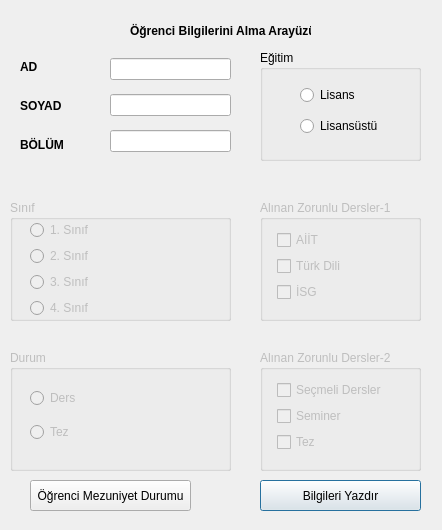
<?xml version="1.0" encoding="UTF-8"?>
<ui version="4.0">
 <class>Dialog</class>
 <widget class="QDialog" name="Dialog">
  <property name="geometry">
   <rect>
    <x>0</x>
    <y>0</y>
    <width>442</width>
    <height>530</height>
   </rect>
  </property>
  <property name="windowTitle">
   <string>Dialog</string>
  </property>
  <widget class="QLabel" name="label_Baslik">
   <property name="geometry">
    <rect>
     <x>130</x>
     <y>20</y>
     <width>181</width>
     <height>21</height>
    </rect>
   </property>
   <property name="palette">
    <palette>
     <active>
      <colorrole role="WindowText">
       <brush brushstyle="SolidPattern">
        <color alpha="255">
         <red>255</red>
         <green>0</green>
         <blue>0</blue>
        </color>
       </brush>
      </colorrole>
      <colorrole role="Text">
       <brush brushstyle="SolidPattern">
        <color alpha="255">
         <red>255</red>
         <green>0</green>
         <blue>0</blue>
        </color>
       </brush>
      </colorrole>
     </active>
     <inactive>
      <colorrole role="WindowText">
       <brush brushstyle="SolidPattern">
        <color alpha="255">
         <red>0</red>
         <green>0</green>
         <blue>0</blue>
        </color>
       </brush>
      </colorrole>
      <colorrole role="Text">
       <brush brushstyle="SolidPattern">
        <color alpha="255">
         <red>0</red>
         <green>0</green>
         <blue>0</blue>
        </color>
       </brush>
      </colorrole>
     </inactive>
     <disabled>
      <colorrole role="WindowText">
       <brush brushstyle="SolidPattern">
        <color alpha="255">
         <red>120</red>
         <green>120</green>
         <blue>120</blue>
        </color>
       </brush>
      </colorrole>
      <colorrole role="Text">
       <brush brushstyle="SolidPattern">
        <color alpha="255">
         <red>120</red>
         <green>120</green>
         <blue>120</blue>
        </color>
       </brush>
      </colorrole>
     </disabled>
    </palette>
   </property>
   <property name="font">
    <font>
     <bold>true</bold>
    </font>
   </property>
   <property name="text">
    <string>Öğrenci Bilgilerini Alma Arayüzü</string>
   </property>
  </widget>
  <widget class="QGroupBox" name="groupBox_Egitim">
   <property name="geometry">
    <rect>
     <x>260</x>
     <y>50</y>
     <width>161</width>
     <height>111</height>
    </rect>
   </property>
   <property name="title">
    <string>Eğitim</string>
   </property>
   <widget class="QWidget" name="layoutWidget">
    <property name="geometry">
     <rect>
      <x>40</x>
      <y>30</y>
      <width>81</width>
      <height>61</height>
     </rect>
    </property>
    <layout class="QVBoxLayout" name="verticalLayout_3">
     <item>
      <widget class="QRadioButton" name="radioButton_Lisans">
       <property name="text">
        <string>Lisans</string>
       </property>
      </widget>
     </item>
     <item>
      <widget class="QRadioButton" name="radioButton_Lisansustu">
       <property name="text">
        <string>Lisansüstü</string>
       </property>
      </widget>
     </item>
    </layout>
   </widget>
  </widget>
  <widget class="QGroupBox" name="groupBox_Sinif">
   <property name="enabled">
    <bool>false</bool>
   </property>
   <property name="geometry">
    <rect>
     <x>10</x>
     <y>200</y>
     <width>221</width>
     <height>121</height>
    </rect>
   </property>
   <property name="title">
    <string>Sınıf</string>
   </property>
   <widget class="QWidget" name="layoutWidget">
    <property name="geometry">
     <rect>
      <x>20</x>
      <y>20</y>
      <width>91</width>
      <height>100</height>
     </rect>
    </property>
    <layout class="QVBoxLayout" name="verticalLayout_6">
     <item>
      <widget class="QRadioButton" name="radioButton_1_Sinif">
       <property name="text">
        <string>1. Sınıf</string>
       </property>
      </widget>
     </item>
     <item>
      <widget class="QRadioButton" name="radioButton_2_Sinif">
       <property name="text">
        <string>2. Sınıf</string>
       </property>
      </widget>
     </item>
     <item>
      <widget class="QRadioButton" name="radioButton_3_Sinif">
       <property name="text">
        <string>3. Sınıf</string>
       </property>
      </widget>
     </item>
     <item>
      <widget class="QRadioButton" name="radioButton_4_Sinif">
       <property name="text">
        <string>4. Sınıf</string>
       </property>
      </widget>
     </item>
    </layout>
   </widget>
  </widget>
  <widget class="QGroupBox" name="groupBox_Durum">
   <property name="enabled">
    <bool>false</bool>
   </property>
   <property name="geometry">
    <rect>
     <x>10</x>
     <y>350</y>
     <width>221</width>
     <height>121</height>
    </rect>
   </property>
   <property name="title">
    <string>Durum</string>
   </property>
   <widget class="QWidget" name="layoutWidget">
    <property name="geometry">
     <rect>
      <x>20</x>
      <y>30</y>
      <width>101</width>
      <height>71</height>
     </rect>
    </property>
    <layout class="QVBoxLayout" name="verticalLayout_5">
     <item>
      <widget class="QRadioButton" name="radioButton_Ders">
       <property name="text">
        <string>Ders</string>
       </property>
      </widget>
     </item>
     <item>
      <widget class="QRadioButton" name="radioButton_Tez">
       <property name="text">
        <string>Tez</string>
       </property>
      </widget>
     </item>
    </layout>
   </widget>
  </widget>
  <widget class="QGroupBox" name="groupBox_Alinan_Zorunlu_Dersler_1">
   <property name="enabled">
    <bool>false</bool>
   </property>
   <property name="geometry">
    <rect>
     <x>260</x>
     <y>200</y>
     <width>161</width>
     <height>121</height>
    </rect>
   </property>
   <property name="title">
    <string>Alınan Zorunlu Dersler-1</string>
   </property>
   <widget class="QWidget" name="layoutWidget">
    <property name="geometry">
     <rect>
      <x>17</x>
      <y>30</y>
      <width>101</width>
      <height>74</height>
     </rect>
    </property>
    <layout class="QVBoxLayout" name="verticalLayout_7">
     <item>
      <widget class="QCheckBox" name="checkBox_AIIT">
       <property name="text">
        <string>AİİT</string>
       </property>
      </widget>
     </item>
     <item>
      <widget class="QCheckBox" name="checkBox_Turk_Dili">
       <property name="text">
        <string>Türk Dili</string>
       </property>
      </widget>
     </item>
     <item>
      <widget class="QCheckBox" name="checkBox_ISG">
       <property name="text">
        <string>İSG</string>
       </property>
      </widget>
     </item>
    </layout>
   </widget>
  </widget>
  <widget class="QPushButton" name="pushButton_Bilgileri_Yazdir">
   <property name="geometry">
    <rect>
     <x>260</x>
     <y>480</y>
     <width>161</width>
     <height>31</height>
    </rect>
   </property>
   <property name="text">
    <string>Bilgileri Yazdır</string>
   </property>
  </widget>
  <widget class="QPushButton" name="pushButton_Mezuniyet_Durumu">
   <property name="geometry">
    <rect>
     <x>30</x>
     <y>480</y>
     <width>161</width>
     <height>31</height>
    </rect>
   </property>
   <property name="text">
    <string>Öğrenci Mezuniyet Durumu</string>
   </property>
  </widget>
  <widget class="QGroupBox" name="groupBox_Alinan_Zorunlu_Dersler_2">
   <property name="enabled">
    <bool>false</bool>
   </property>
   <property name="geometry">
    <rect>
     <x>260</x>
     <y>350</y>
     <width>161</width>
     <height>121</height>
    </rect>
   </property>
   <property name="title">
    <string>Alınan Zorunlu Dersler-2</string>
   </property>
   <widget class="QWidget" name="layoutWidget">
    <property name="geometry">
     <rect>
      <x>17</x>
      <y>30</y>
      <width>105</width>
      <height>74</height>
     </rect>
    </property>
    <layout class="QVBoxLayout" name="verticalLayout_4">
     <item>
      <widget class="QCheckBox" name="checkBox_Secmeli_Dersler">
       <property name="text">
        <string>Seçmeli Dersler</string>
       </property>
      </widget>
     </item>
     <item>
      <widget class="QCheckBox" name="checkBox_Seminer">
       <property name="text">
        <string>Seminer</string>
       </property>
      </widget>
     </item>
     <item>
      <widget class="QCheckBox" name="checkBox_Tez">
       <property name="text">
        <string>Tez</string>
       </property>
      </widget>
     </item>
    </layout>
   </widget>
  </widget>
  <widget class="QWidget" name="layoutWidget">
   <property name="geometry">
    <rect>
     <x>20</x>
     <y>50</y>
     <width>51</width>
     <height>111</height>
    </rect>
   </property>
   <property name="font">
    <font>
     <bold>true</bold>
    </font>
   </property>
   <layout class="QVBoxLayout" name="verticalLayout">
    <item>
     <widget class="QLabel" name="label_Ad">
      <property name="font">
       <font>
        <bold>true</bold>
       </font>
      </property>
      <property name="text">
       <string>AD</string>
      </property>
     </widget>
    </item>
    <item>
     <widget class="QLabel" name="label_Soyad">
      <property name="font">
       <font>
        <bold>true</bold>
       </font>
      </property>
      <property name="text">
       <string>SOYAD</string>
      </property>
     </widget>
    </item>
    <item>
     <widget class="QLabel" name="label_Bolum">
      <property name="font">
       <font>
        <bold>true</bold>
       </font>
      </property>
      <property name="text">
       <string>BÖLÜM</string>
      </property>
     </widget>
    </item>
   </layout>
  </widget>
  <widget class="QWidget" name="layoutWidget">
   <property name="geometry">
    <rect>
     <x>110</x>
     <y>50</y>
     <width>121</width>
     <height>111</height>
    </rect>
   </property>
   <layout class="QVBoxLayout" name="verticalLayout_2">
    <item>
     <widget class="QLineEdit" name="lineEdit_Ad"/>
    </item>
    <item>
     <widget class="QLineEdit" name="lineEdit_Soyad"/>
    </item>
    <item>
     <widget class="QLineEdit" name="lineEdit_Bolum"/>
    </item>
   </layout>
  </widget>
 </widget>
 <resources/>
 <connections/>
</ui>
